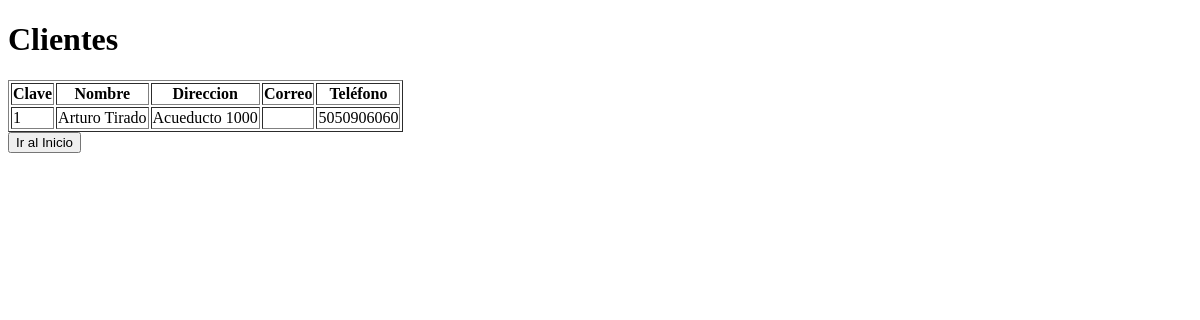
Before: /clientes with the older database file.
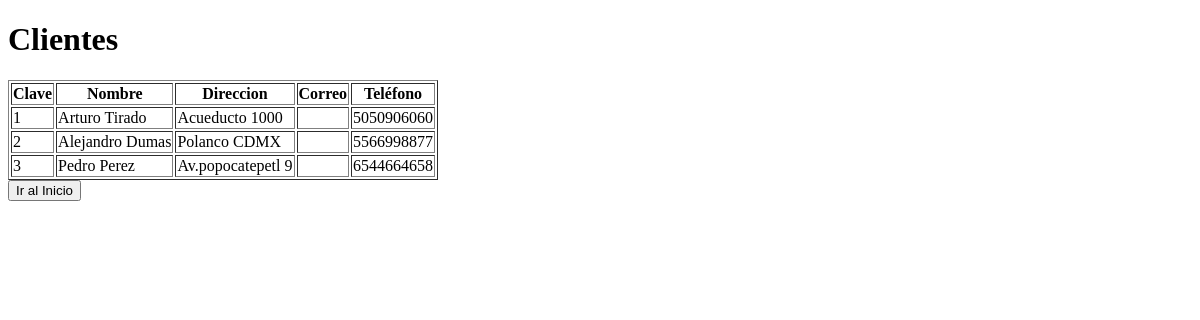
After: the same page with the newer database file.
### tables this page shows
CREATE TABLE clientes (
    clave TEXT PRIMARY KEY,
    nombre TEXT,
    direccion TEXT,
    correo_electronico TEXT,
    telefono TEXT
);

### server.py (the view)
@app.route('/clientes')
def clientes():
    query = 'SELECT * FROM clientes'
    datos = obtener_datos(query)
    return render_template('clientes.html', clientes=datos)

### server.py (called while the page is built)
def obtener_datos(query, params=()):
    conn = sqlite3.connect('happyburger.db')
    cursor = conn.cursor()
    cursor.execute(query, params)
    rows = cursor.fetchall()
    column_names = [desc[0] for desc in cursor.description]
    conn.close()
    datos = [dict(zip(column_names, row)) for row in rows]
    return datos

### templates/clientes.html (shortened to what this page needs)
<!DOCTYPE html>
<html lang="es">
<head>
</head>
<body>
    <h1>Clientes</h1>
    <table border="1">
        <thead>
            <tr>
                <th>Clave</th>
                <th>Nombre</th>
                <th>Direccion</th>
                <th>Correo</th>
                <th>Teléfono</th>
            </tr>
        </thead>
        <tbody>
            {% for cliente in clientes %}
                <tr>
                    <td>{{ cliente.clave }}</td>
                    <td>{{ cliente.nombre }}</td>
                    <td>{{ cliente.direccion}}</td>
                    <td>{{ cliente.correo }}</td>
                    <td>{{ cliente.telefono }}</td>
                </tr>
            {% endfor %}
        </tbody>
    </table>
    <button onclick="window.location.href='/'">Ir al Inicio</button>
</body>
</html

Changed rows visible on the page:
added clientes: clave "2", nombre "Alejandro Dumas", direccion "Polanco CDMX", telefono "5566998877"
added clientes: clave "3", nombre "Pedro Perez", direccion "Av.popocatepetl 9", telefono "6544664658"
